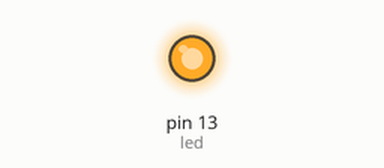
This sketch was run on a simulated Arduino Uno, built with avr-gcc and run on an emulated ATmega328P. Parts: output pins drawn as LEDs (lit = HIGH).

Above: at 4.5 s.
At 5.5 s:
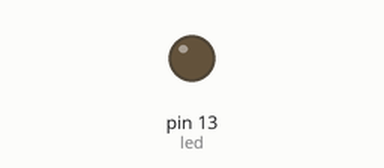
Timing chart, 0 to 7.8 s (numbered marks = the images above):
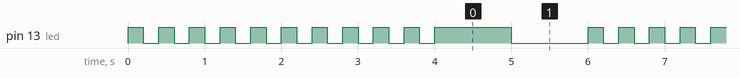

Measured:
- by itself, pin 13 (led): moves between LOW and HIGH, repeating every 6.0 s
- by itself, everything shown: repeats every 6.0 s, in 22 steps

The sketch:

blink_3_ciclo_while.ino
```cpp
/*
  Blink v4: while loop

 Accensione e spegnimanto di un LED utilizzando un ciclo
 iterativo while per comandare il lampeggio.

 */

const int led   = 13;   // LED OnBoard


// /////////////////
// Setup: eseguita una volta sola all'accensione della scheda
void setup() {
  // initialize the digital pin as an output.
  pinMode(led, OUTPUT);
}

// ///////////////
// loop: Le istruzioni vengono eseguite all'infinito
void loop() {
  int iterator = 0;           // Defniamo una variabile per controllare il ciclo iterativo
  while (iterator < 10) {     // Condizione del ciclo

   rapido();
    iterator = iterator + 1 ;   // incrementa l'iteratore
  }

lento();
}

// Funzioni create dall'utente:
void rapido() {
  // Accende e spegne rapidamente il LED
  int breve = 200;
  // sequenze di istruzione: accendere e spegnere il LED
  digitalWrite(led, HIGH);    // Mette il PIN del LED in stato acceso
  delay(breve);               // Pausa
  digitalWrite(led, LOW);     // Mette il PIN del LED in stato spento
  delay(breve);               // Pausa
}


void lento() {
  // Accende e spegne lentamente il LED
  int lunga = 1000;
  // sequenze di istruzione: accendere e spegnere il LED
  digitalWrite(led, HIGH);    // Mette il PIN del LED in stato spento)
  delay(lunga);               // Pausa
  digitalWrite(led, LOW);     // Mette il PIN del LED in stato spento
  delay(lunga);               // Pausa
}
```
